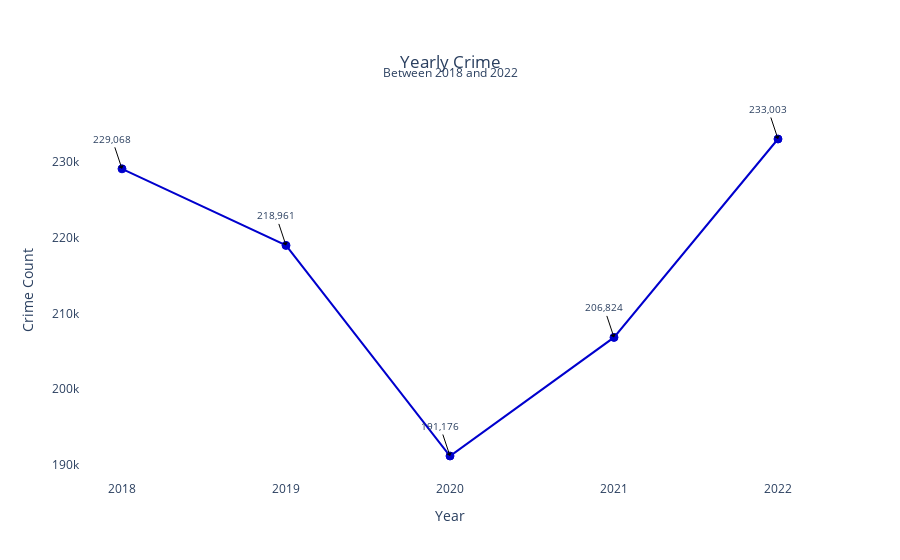

Source (notebook cell):
### Code cell
fig = go.Figure()

fig.add_trace(go.Scatter(x=crime_22.YEAR, y=crime_22.COUNT, mode = "lines+markers",    
            marker=dict(
            color='MediumBlue',
            size=8,
            line=dict(
                color='MediumBlue',
                width=1
            )
                        )))

x_labels= [2018,2019,2020,2021,2022]

fig.update_layout(
    title={
        'text': "Yearly Crime",
        'y':0.9,
        'x':0.5,
        'xanchor': 'center',
        'yanchor': 'top'},
    plot_bgcolor='white',
    xaxis = {'title': 'Year',
                'tickvals': crime_22.YEAR,
                'ticktext': x_labels},
    yaxis = {'title':'Crime Count'}
    )

# Add text labels using annotations
for x_val, y_val, label in zip(crime_22.YEAR, crime_22.COUNT, crime_22.COUNT):
    fig.add_annotation(
        x=x_val,
        y=y_val,
        text= f"{label:,}",
        showarrow=True,
        arrowhead=1,
        arrowcolor='black',
        font=dict(size=10),
    )
    
# Add a subtitle using annotations
fig.add_annotation(
    xref='paper', yref='paper',  # Use paper coordinates
    x=0.5, y=1.10,  # Position of the subtitle
    text='Between 2018 and 2022',  # Subtitle text
    showarrow=False,
)
    
fig.show()
fig.write_image("Static/Images/crime_2018_2022.png", width=800, height=500, scale=2)

### Figure 1 — Plotly figure (JSON) as saved in the notebook; plotly's stock layout.template omitted (floating-point values rounded to 4 significant figures)
{"data": [{"marker": {"color": "MediumBlue", "line": {"color": "MediumBlue", "width": 1}, "size": 8}, "mode": "lines+markers", "type": "scatter", "x": [2018, 2019, 2020, 2021, 2022], "y": [229068, 218961, 191176, 206824, 233003]}], "layout": {"annotations": [{"arrowcolor": "black", "arrowhead": 1, "font": {"size": 10}, "showarrow": true, "text": "229,068", "x": 2018, "y": 229068}, {"arrowcolor": "black", "arrowhead": 1, "font": {"size": 10}, "showarrow": true, "text": "218,961", "x": 2019, "y": 218961}, {"arrowcolor": "black", "arrowhead": 1, "font": {"size": 10}, "showarrow": true, "text": "191,176", "x": 2020, "y": 191176}, {"arrowcolor": "black", "arrowhead": 1, "font": {"size": 10}, "showarrow": true, "text": "206,824", "x": 2021, "y": 206824}, {"arrowcolor": "black", "arrowhead": 1, "font": {"size": 10}, "showarrow": true, "text": "233,003", "x": 2022, "y": 233003}, {"showarrow": false, "text": "Between 2018 and 2022", "x": 0.5, "xref": "paper", "y": 1.1, "yref": "paper"}], "plot_bgcolor": "white", "title": {"text": "Yearly Crime", "x": 0.5, "xanchor": "center", "y": 0.9, "yanchor": "top"}, "xaxis": {"ticktext": [2018, 2019, 2020, 2021, 2022], "tickvals": [2018, 2019, 2020, 2021, 2022], "title": {"text": "Year"}}, "yaxis": {"title": {"text": "Crime Count"}}}}
